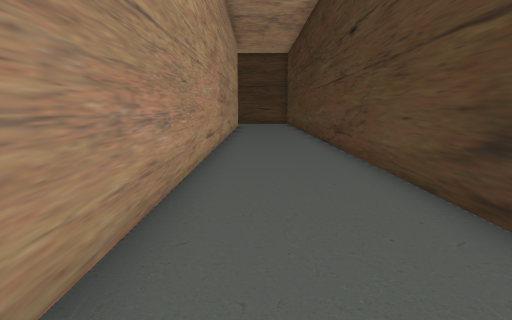
View 1 (above)

21 first-person views from a walk through a level from a Godot 3-D game. The camera is 1.2 m above the floor, tilts 8° down and sees 70° across. The floor is counted in squares, 1 m on a side. Each view is taken from the middle of a square. On the plan, view 1 faces up. The plan holds only what a view shows up to about 15 squares ahead; the rest is blank.

View 2
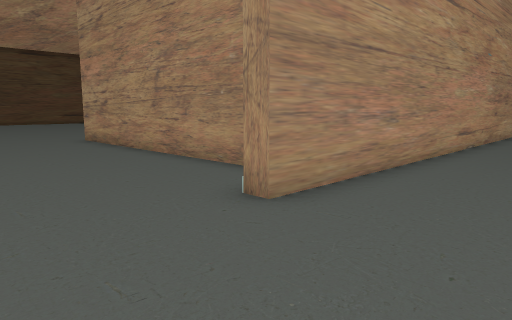

View 3
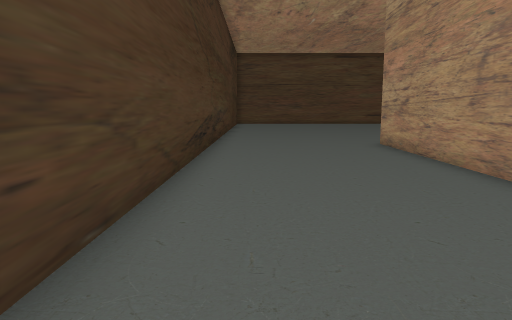

View 4
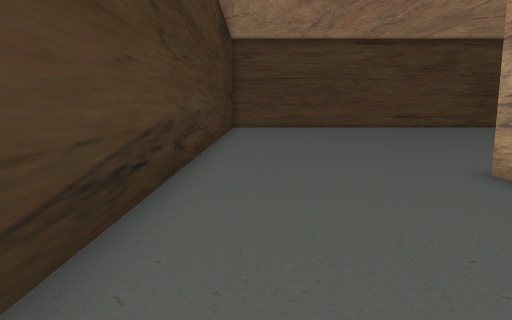

View 5
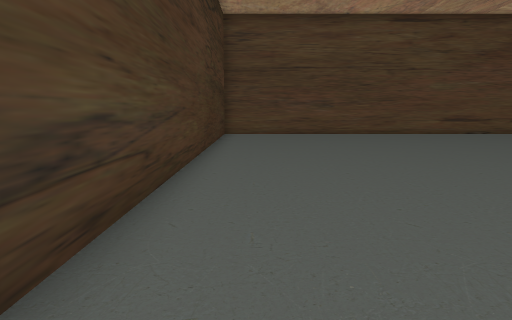

View 6
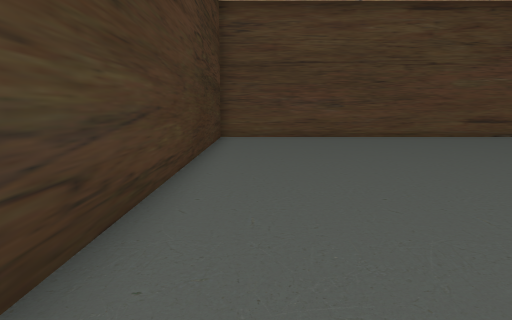

View 7
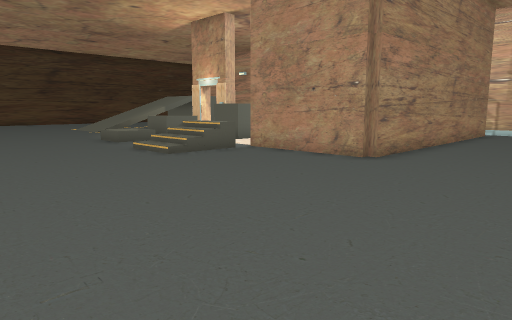

View 8
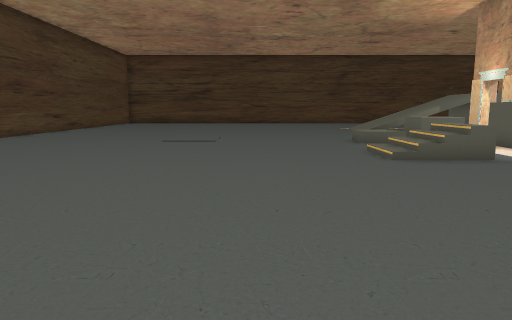

View 9
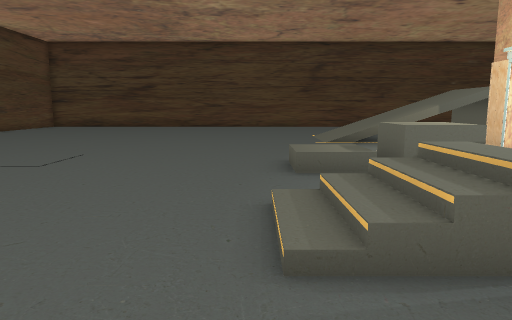

View 10
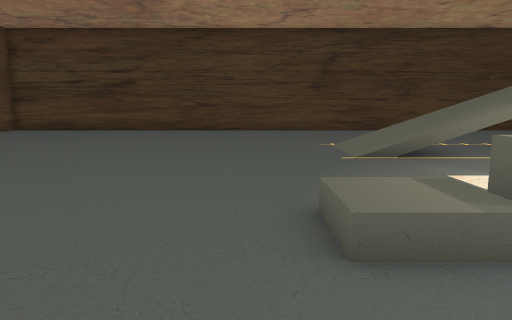

View 11
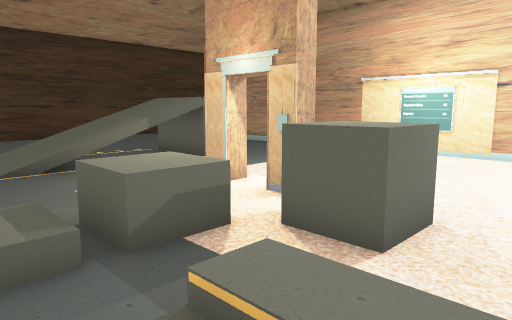

View 12
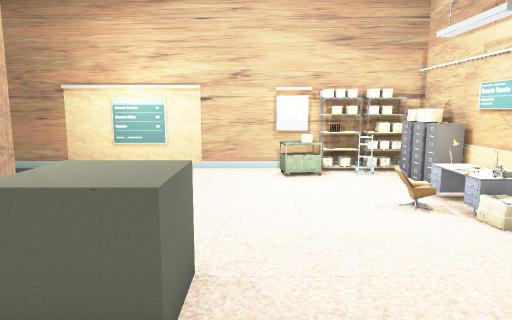

View 13
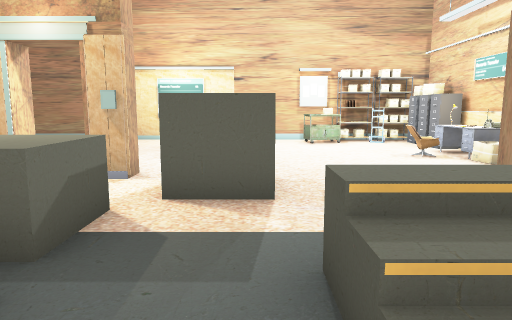

View 14
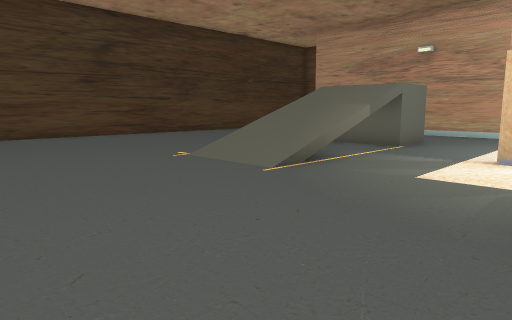

View 15
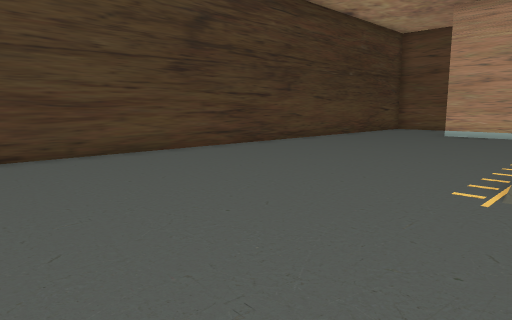

View 16
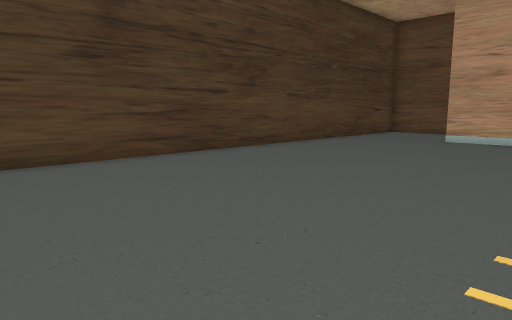

View 17
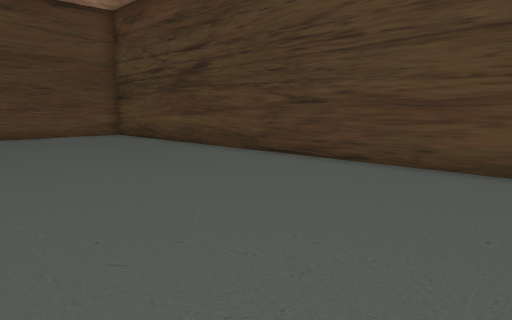

View 18
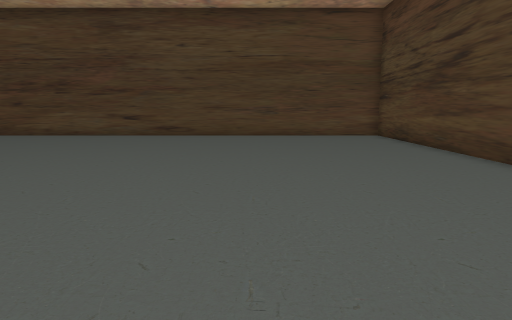

View 19
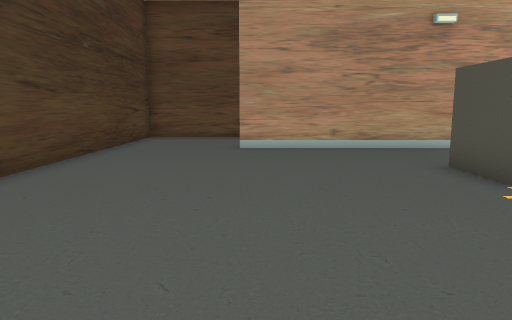

View 20
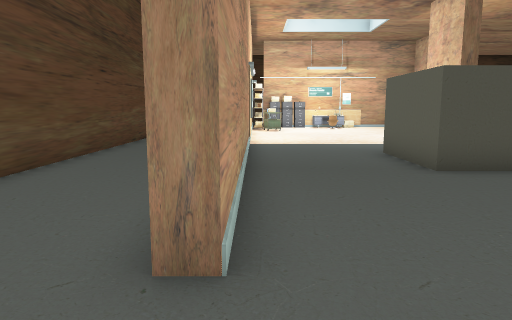

View 21
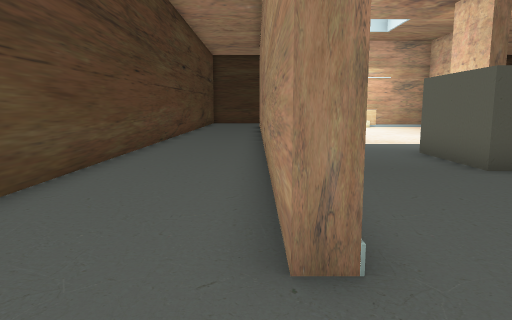

### Floor plan
Key: @ floor where view 1 was taken; # wall or solid block; x gap in a wall; . main floor; : floor 2 m higher than the main floor; / step, stairs or slope; = window, fence, low wall or low ledge; ^ raised ledge; T trolley; C chair; S shelf; E desk; A cabinet; O other object.
Columns run from 30 left of view 1 to 3 right of it. Each row starts with its distance up from view 1.
 30   ###############################
 29   ...............................
 28   ...............................
 27 #................................
 26 #................................
 25 #...........................#...
 24   ..........................#....
 23   ..........................#....#
 22   ..........................#....#
 21   ...............//////::...#....#
 20   ...............//////  ...#....#
 19   ...............//////  ...#....#
 18   .............../==///.#...#....#
 17   ..........................#....#
 16   ..........................#....#
 15   ...  ..............#......#....#
 14  ....................x......#....#
 13  ..............//^^..#......#....#
 12   .............//^^.....  ..#....#
 11    ................^^  .....#....#
 10    ................^^.......#....#
  9  .............///...........#....#
  8  .............///..........T#....#
  7  ................# ........O#....#
  6  ................# ....C...#S....#
  5  ................#   ..EO...S....#
  4  ................#####  #AAAO....#
  3  ...........................#....
  2  ...........................#....
  1  ................................
  0  .............................@..
 -1  ...............................
 -2  .............................. .
 -3  ############################

Positions as (right, up) in squares from view 1, and headings:
1: (0, 0), facing up
2: (2, -2), facing up-left
3: (0, -1), facing left
4: (-6, -1), facing left
5: (-12, -1), facing left
6: (-14, -1), facing left
7: (-21, -1), facing up-right
8: (-19, -1), facing up
9: (-16, 5), facing up
10: (-16, 9), facing up
11: (-15, 8), facing up-right
12: (-14, 9), facing right
13: (-16, 10), facing right
14: (-19, 13), facing up-right
15: (-19, 20), facing up-right
16: (-16, 21), facing up-right
17: (-13, 22), facing up-left
18: (-13, 24), facing left
19: (-13, 25), facing right
20: (-2, 28), facing down
21: (-1, 28), facing down
